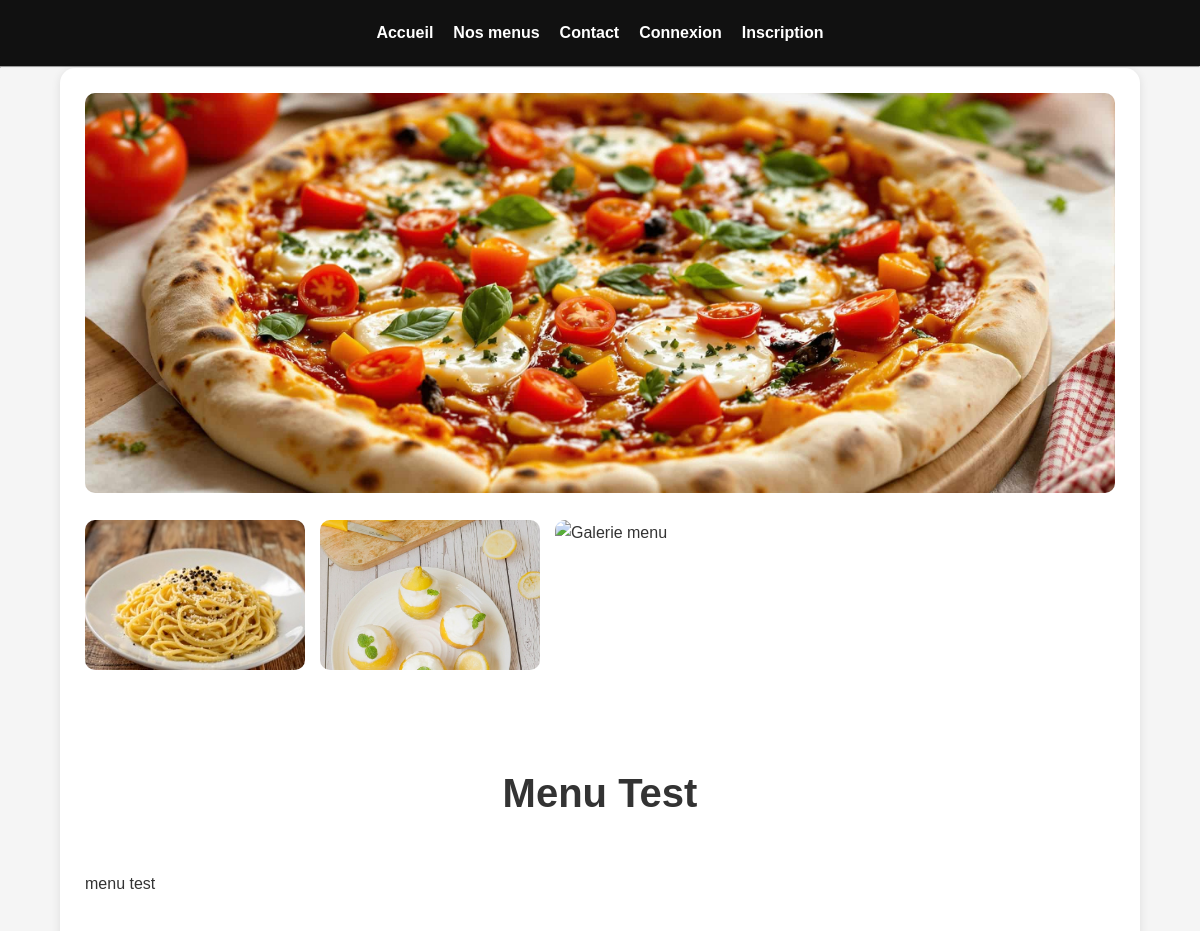
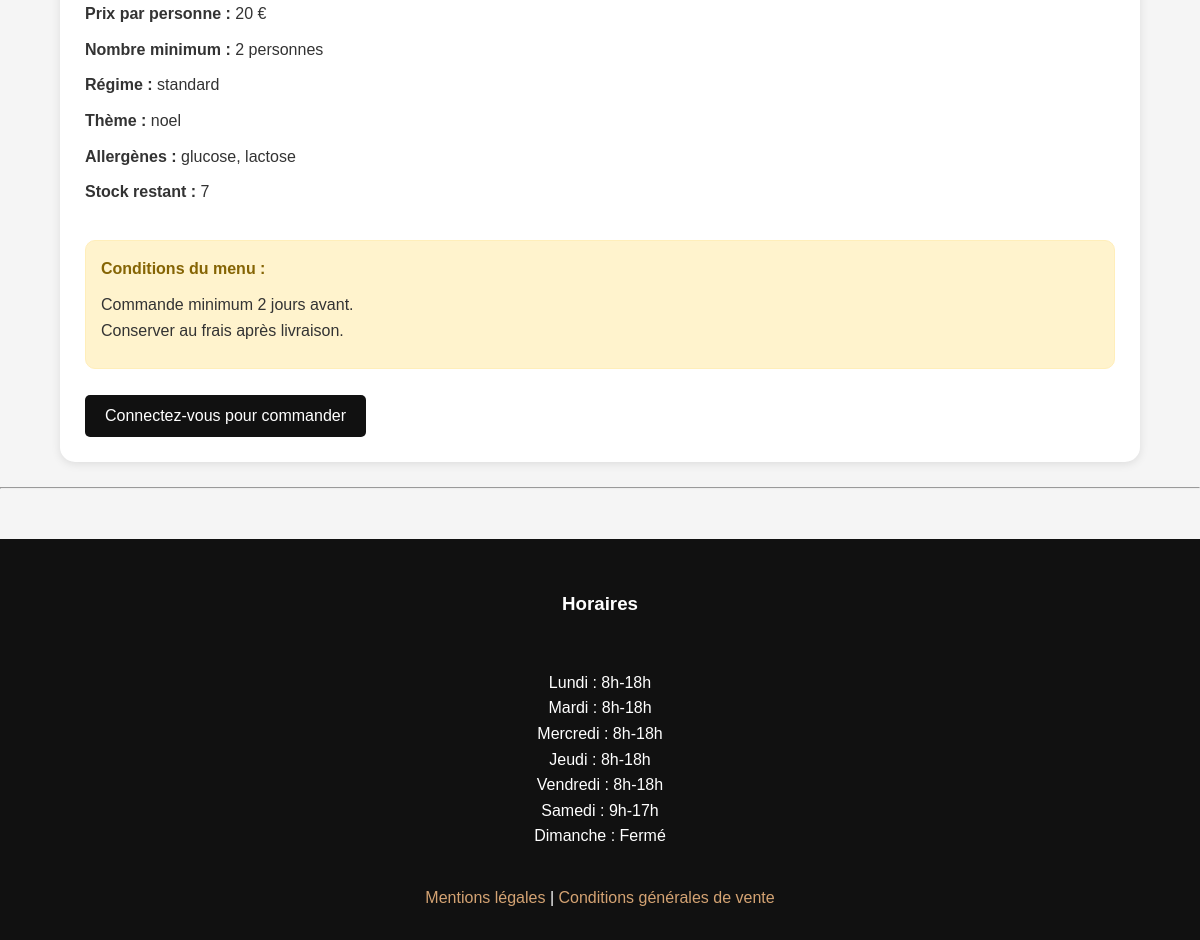
The page /public/index.php?page=detail-menu&id=1 on the database its author committed (2 pictures, top to bottom).
### tables this page shows
CREATE TABLE `menu` (
  `menu_id` int(11) NOT NULL,
  `titre` varchar(50) DEFAULT NULL,
  `nombre_personne_minimum` int(11) DEFAULT NULL,
  `prix_par_personne` double DEFAULT NULL,
  `theme` varchar(100) NOT NULL,
  `regime` varchar(50) DEFAULT NULL,
  `allergenes` text NOT NULL,
  `description` text DEFAULT NULL,
  `quantite_restante` int(11) DEFAULT NULL,
  `conditions_menu` text DEFAULT NULL,
  `image` varchar(255) NOT NULL,
  `image1` varchar(255) NOT NULL,
  `image2` varchar(255) NOT NULL,
  `image3` varchar(255) NOT NULL
);

CREATE TABLE `horaires` (
  `horaires_id` int(11) NOT NULL,
  `contenu` text NOT NULL
);

### controllers/MenuController.php (called while the page is built, shortened)
<?php
require_once __DIR__ . '/../models/Menu.php';
require_once __DIR__ . '/../models/Plat.php';
class MenuController {
    public function detail() {
    $id = $_GET['id'];
    $menu = Menu::getById($id);
    $menu['plats'] = Plat::getByMenu($id);
    require_once __DIR__ . '/../views/detail-menu.php';
    }
}

### models/Menu.php (called while the page is built, shortened)
<?php
class Menu {
    public static function getById($id) {
        $db = Database::connect();
        $stmt = $db->prepare("
            SELECT *
            FROM menu
            WHERE menu_id = ?
        ");
        $stmt->execute([$id]);
        return $stmt->fetch(PDO::FETCH_ASSOC);
    }
}

### models/Plat.php (called while the page is built, shortened)
<?php
class Plat {
    public static function getByMenu($menu_id) {
        $db = Database::connect();
        $stmt = $db->prepare("
            SELECT p.*
            FROM plat p
            JOIN menu_plat mp ON p.plat_id = mp.plat_id
            WHERE mp.menu_id = ?
        ");
        $stmt->execute([$menu_id]);
        return $stmt->fetchAll(PDO::FETCH_ASSOC);
    }
}

### models/Horaire.php (called while the page is built, shortened)
<?php
class Horaire {
    public static function get() {
        $db = Database::connect();
        $stmt = $db->query("
            SELECT *
            FROM horaires
            LIMIT 1
        ");
        return $stmt->fetch(PDO::FETCH_ASSOC);
    }
}

### views/detail-menu.php (the view)
<?php require_once __DIR__ . '/layout/header.php'; ?>
<div class="container">
    <div class="card">
        <img
            src="/vite-gourmand-ecf/public/assets/img/<?= htmlspecialchars($menu['image']); ?>"
            alt="<?= htmlspecialchars($menu['titre']); ?>"
            style="width:100%; max-height:400px; object-fit:cover;"
        >
        <div class="gallery">
            <img
                src="/vite-gourmand-ecf/public/assets/img/<?= htmlspecialchars($menu['image1']); ?>"
                alt="Galerie menu"
            >
            <img
                src="/vite-gourmand-ecf/public/assets/img/<?= htmlspecialchars($menu['image2']); ?>"
                alt="Galerie menu"
            >
            <img
                src="/vite-gourmand-ecf/public/assets/img/<?= htmlspecialchars($menu['image3']); ?>"
                alt="Galerie menu"
            >
        </div>
        <br><br>
        <h1>
            <?= htmlspecialchars($menu['titre']); ?>
        </h1>
        <br>
        <p>
            <?= htmlspecialchars($menu['description']); ?>
        </p>
        <br>
        <p>
            <strong>Prix par personne :</strong>
            <?= htmlspecialchars($menu['prix_par_personne']); ?> €
        </p>
        <p>
            <strong>Nombre minimum :</strong>
            <?= htmlspecialchars($menu['nombre_personne_minimum']); ?>
            personnes
        </p>
        <p>
            <strong>Régime :</strong>
            <?= htmlspecialchars($menu['regime']); ?>
        </p>
        <p>
            <strong>Thème :</strong>
            <?= htmlspecialchars($menu['theme'] ?? 'Non défini'); ?>
        </p>
        <p>
            <strong>Allergènes :</strong>
            <?= htmlspecialchars($menu['allergenes'] ?? 'Aucun'); ?>
        </p>
        <p>
            <strong>Stock restant :</strong>
            <?= htmlspecialchars($menu['quantite_restante']); ?>
        </p>
        <br>
        <div
            style="
                background:#fff3cd;
                padding:15px;
                border-radius:10px;
                border:1px solid #ffeeba;
            "
        >
            <p
                style="
                    font-weight:bold;
                    color:#856404;
                "
            >
                Conditions du menu :
            </p>
            <p>
                <?= nl2br(htmlspecialchars($menu['conditions_menu'] ?: 'Aucune condition')); ?>
            </p>
        </div>
        <br>
        <?php if(isset($_SESSION['user'])): ?>
            <?php if($menu['quantite_restante'] > 0): ?>
                <a href="?page=commande&menu_id=<?= $menu['menu_id']; ?>">
                    <button>
                        Commander ce menu
                    </button>
                </a>
            <?php else: ?>
                <button
                    disabled
                    style="
                        background:gray;
                        cursor:not-allowed;
                    "
                >
                    Rupture de stock
                </button>
            <?php endif; ?>
        <?php else: ?>
            <a href="?page=login&menu_id=<?= $menu['menu_id']; ?>">
                <button>
                    Connectez-vous pour commander
                </button>
            </a>
        <?php endif; ?>
    </div>
</div>
<?php require_once __DIR__ . '/layout/footer.php'; ?>

### public/index.php (shortened to what this page needs)
<?php
$page = $_GET['page'] ?? 'home';
if ($page == 'menu') {
    require_once
        __DIR__
        . '/../controllers/MenuController.php';
    $controller =
        new MenuController();
    $controller->index();
}
elseif ($page == 'detail-menu') {
    require_once
        __DIR__
        . '/../controllers/MenuController.php';
    $controller =
        new MenuController();
    $controller->detail();
}
elseif ($page == 'mentions-legales') {
    require_once
        __DIR__
        . '/../views/mentions-legales.php';
}
elseif ($page == 'cgv') {
    require_once
        __DIR__
        . '/../views/cgv.php';
}

### views/layout/header.php (shortened to what this page needs)
<!DOCTYPE html>
<html lang="fr">
<head>
    <link
        rel="stylesheet"
        href="/vite-gourmand-ecf/public/assets/css/style.css"
    >
</head>
<body>
<nav>
    <?php if(!isset($_SESSION['user'])): ?>
        <a href="?page=home">
            Accueil
        </a>
        <a href="?page=menu">
            Nos menus
        </a>
        <a href="?page=contact">
            Contact
        </a>
        <a href="?page=login">
            Connexion
        </a>
        <a href="?page=register">
            Inscription
        </a>
    <?php endif; ?>
</nav>
<hr>

### views/layout/footer.php
<?php
require_once __DIR__ . '/../../models/Horaire.php';
$horaire = Horaire::get();
?>
<hr>
<footer>
    <div class="container">
        <h3>Horaires</h3>
        <p style="white-space: pre-line;">
            <?= htmlspecialchars($horaire['contenu'] ?? ''); ?>
        </p>
        <br>
        <a href="?page=mentions-legales">
            Mentions légales
        </a>
        |
        <a href="?page=cgv">
            Conditions générales de vente
        </a>
    </div>
</footer>
</body>
</html>

### public/assets/css/style.css (style rules this page uses)
* { margin: 0; padding: 0; box-sizing: border-box; }
body { font-family: Arial, sans-serif; background: #f5f5f5; color: #333; line-height: 1.6; }
nav { background: #111; padding: 20px; display: flex; justify-content: center; align-items: center; gap: 20px; flex-wrap: wrap; }
nav a { color: white; text-decoration: none; font-weight: bold; transition: 0.3s; }
h1 { text-align: center; margin: 40px 0 20px; font-size: 40px; }
h3 { margin-top: 20px; }
.container { width: 90%; max-width: 1200px; margin: auto; }
.card { background: white; padding: 25px; margin-bottom: 25px; border-radius: 15px; box-shadow: 0 2px 10px rgba(0,0,0,0.1); transition: 0.3s; }
img { max-width: 100%; border-radius: 10px; }
.gallery { display: flex; gap: 15px; margin-top: 20px; flex-wrap: wrap; }
.gallery img { width: 220px; height: 150px; object-fit: cover; border-radius: 10px; transition: 0.3s; }
button { background: #111; color: white; border: none; padding: 12px 20px; cursor: pointer; border-radius: 5px; font-size: 16px; transition: 0.3s; }
footer { background: #111; color: white; text-align: center; padding: 30px; margin-top: 50px; }
footer a { color: #d4a373; text-decoration: none; }
p { margin-bottom: 10px; }

### rows shown on the page
menu: image (picture), image1 (picture), image2 (picture), titre "Menu Test", description "menu test", prix_par_personne "20", nombre_personne_minimum "2", regime "standard", theme "noel", allergenes "glucose, lactose", quantite_restante "7", conditions_menu "Commande minimum 2 jours avant. Conserver au frais après livraison."
horaires: contenu "Lundi : 8h-18h Mardi : 8h-18h Mercredi : 8h-18h Jeudi : 8h-18h Vendredi : 8h-18h Samedi : 9h-17h Dimanche : Fermé"
